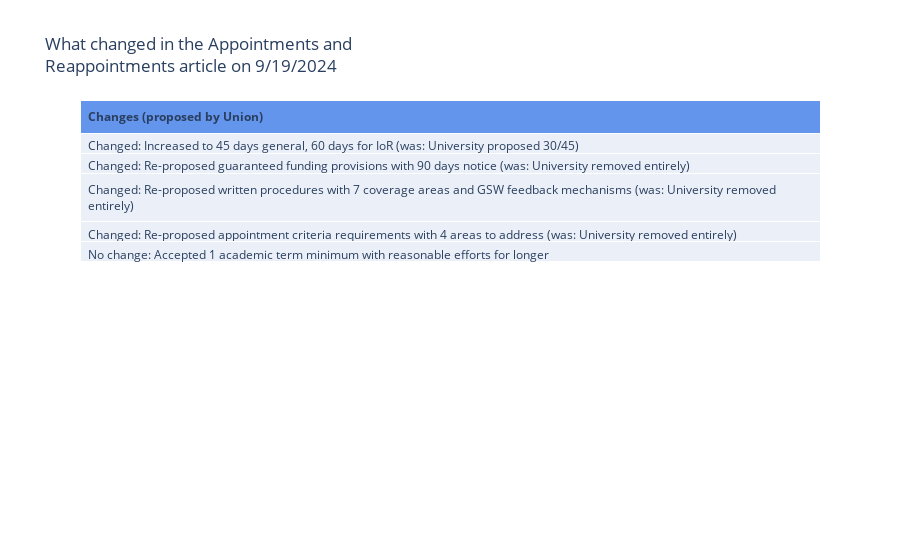

The notebook cell this image was saved under:
### Code cell
def changes_table(article, date):
    subset = negotiations[(negotiations["Article"] == article) & (negotiations["Date"] == date)]
    party = subset["Party"].unique().tolist()
    
    if len(party) > 1 or party[0] == 'Tentative Agreement':
        head_color = 'aquamarine',
        header_title = f"<b>Changes (Tentative Agreement)</b>"
    elif party[0] == 'Union':
        head_color = 'cornflowerblue',
        header_title = f"<b>Changes (proposed by Union)</b>"
    else:
        head_color='lightcoral',
        header_title= f"<b>Changes (proposed by University)</b>"
    
    fig = go.Figure(data=go.Table(
        header=dict(values = [header_title], fill_color=head_color, align='left'),
        cells = dict(values=[subset["Changes from Previous Version"]], align='left')
    ),)
    
    fig.update_layout(
        title = "<br>".join(textwrap.wrap(f"What changed in the {article} article on {date}", width=40))
    )
    
    return fig

table = changes_table("Appointments and Reappointments", '9/19/2024')
table.show()

### Figure 1 — Plotly figure (JSON) as saved in the notebook; plotly's stock layout.template omitted (floating-point values rounded to 4 significant figures)
{"data": [{"cells": {"align": "left", "values": [["Changed: Increased to 45 days general, 60 days for IoR (was: University proposed 30/45)", "Changed: Re-proposed guaranteed funding provisions with 90 days notice (was: University removed entirely)", "Changed: Re-proposed written procedures with 7 coverage areas and GSW feedback mechanisms (was: University removed entirely)", "Changed: Re-proposed appointment criteria requirements with 4 areas to address (was: University removed entirely)", "No change: Accepted 1 academic term minimum with reasonable efforts for longer"]]}, "header": {"align": "left", "fill": {"color": ["cornflowerblue"]}, "values": ["<b>Changes (proposed by Union)</b>"]}, "type": "table"}], "layout": {"title": {"text": "What changed in the Appointments and<br>Reappointments article on 9/19/2024"}}}
